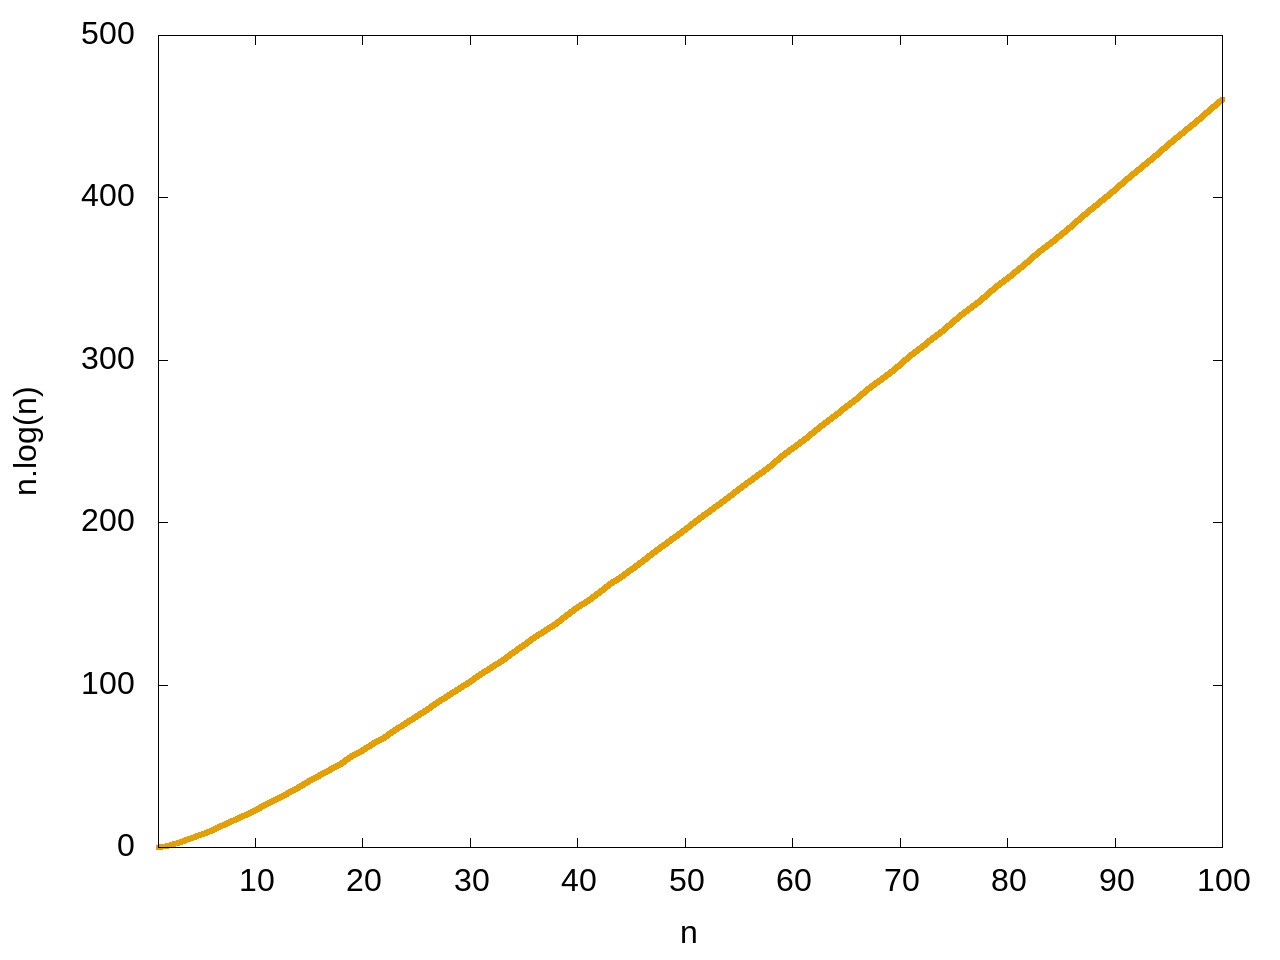

Here is the gnuplot script that generated this plot:
set terminal jpeg enhanced size 1280,960 font "arial,24.0"
set output "n_log_n.jpg"
set xlabel "n"
set ylabel "n.log(n)" 
plot [n=1:100][0:500] n*log(n) with lines lw 5 lt 4 notitle
